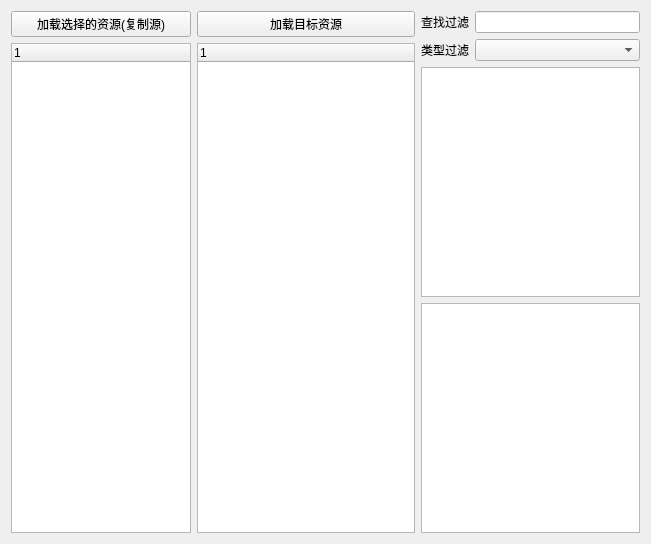
<?xml version="1.0" encoding="UTF-8"?>
<ui version="4.0">
 <class>Form</class>
 <widget class="QWidget" name="Form">
  <property name="geometry">
   <rect>
    <x>0</x>
    <y>0</y>
    <width>651</width>
    <height>544</height>
   </rect>
  </property>
  <property name="windowTitle">
   <string>Form</string>
  </property>
  <layout class="QHBoxLayout" name="horizontalLayout">
   <item>
    <layout class="QVBoxLayout" name="verticalLayout_2">
     <item>
      <widget class="QPushButton" name="pushButton_2">
       <property name="text">
        <string>加载选择的资源(复制源)</string>
       </property>
      </widget>
     </item>
     <item>
      <widget class="QTreeWidget" name="treeWidget_2">
       <column>
        <property name="text">
         <string notr="true">1</string>
        </property>
       </column>
      </widget>
     </item>
    </layout>
   </item>
   <item>
    <widget class="QWidget" name="Splitter" native="true">
     <layout class="QHBoxLayout" name="horizontalLayout_2">
      <property name="leftMargin">
       <number>0</number>
      </property>
      <property name="topMargin">
       <number>0</number>
      </property>
      <property name="rightMargin">
       <number>0</number>
      </property>
      <property name="bottomMargin">
       <number>0</number>
      </property>
      <item>
       <layout class="QVBoxLayout" name="verticalLayout">
        <item>
         <widget class="QPushButton" name="pushButton">
          <property name="text">
           <string>加载目标资源</string>
          </property>
         </widget>
        </item>
        <item>
         <widget class="QTreeWidget" name="treeWidget">
          <column>
           <property name="text">
            <string notr="true">1</string>
           </property>
          </column>
         </widget>
        </item>
       </layout>
      </item>
      <item>
       <layout class="QVBoxLayout" name="verticalLayout_3">
        <item>
         <layout class="QHBoxLayout" name="horizontalLayout_16">
          <item>
           <widget class="QLabel" name="label_3">
            <property name="text">
             <string>查找过滤</string>
            </property>
           </widget>
          </item>
          <item>
           <widget class="MLineEdit" name="srgb_Filter_LE"/>
          </item>
         </layout>
        </item>
        <item>
         <layout class="QHBoxLayout" name="horizontalLayout_17">
          <item>
           <widget class="QLabel" name="label_4">
            <property name="text">
             <string>类型过滤</string>
            </property>
           </widget>
          </item>
          <item>
           <widget class="QComboBox" name="comboBox">
            <property name="sizePolicy">
             <sizepolicy hsizetype="Expanding" vsizetype="Fixed">
              <horstretch>0</horstretch>
              <verstretch>0</verstretch>
             </sizepolicy>
            </property>
           </widget>
          </item>
         </layout>
        </item>
        <item>
         <widget class="QListWidget" name="listWidget_3"/>
        </item>
        <item>
         <widget class="QListWidget" name="listWidget_2"/>
        </item>
       </layout>
      </item>
     </layout>
    </widget>
   </item>
  </layout>
 </widget>
 <customwidgets>
  <customwidget>
   <class>MLineEdit</class>
   <extends>QLineEdit</extends>
   <header>dayu_widgets/line_edit.h</header>
  </customwidget>
 </customwidgets>
 <resources/>
 <connections/>
</ui>
